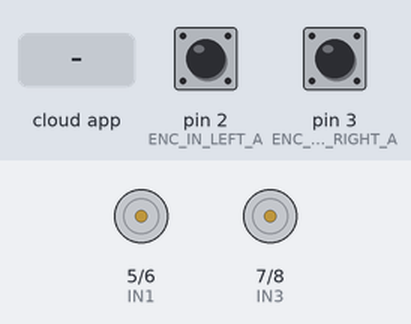
Bench run of a sketch on a simulated Arduino Uno, built with avr-gcc and run on an emulated ATmega328P. Parts: motor-driver pin pairs drawn as motors (green arrow = first pin HIGH = forward, orange = second pin HIGH = backward, longer = more drive, scaled by the enable pin). Inputs (shaded band) come from the test bench; at power-on: pin 2 (ENC_IN_LEFT_A) HIGH, pin 3 (ENC_IN_RIGHT_A) HIGH. The ROS host is connected and sends only what is stated.

Above: at 1.2 s.
1.3 s: the phone or cloud app sets linear.x to -100
At 1.8 s:
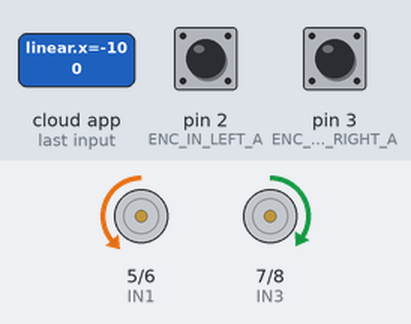
2.8 s: the phone or cloud app sets angular.z to -100
At 4.0 s:
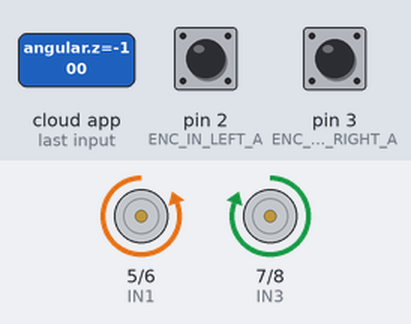
4.3 s: the phone or cloud app sets linear.x to 0
At 5.2 s:
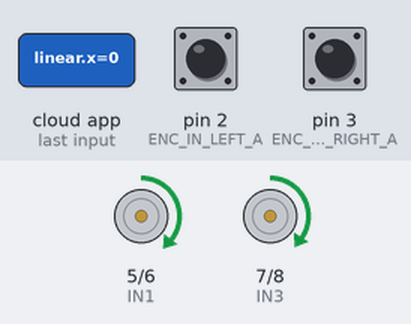
5.8 s: the phone or cloud app sets angular.z to 100
At 6.3 s:
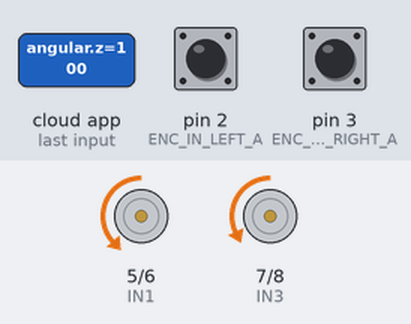
7.3 s: the phone or cloud app sets linear.x to 100
At 8.5 s:
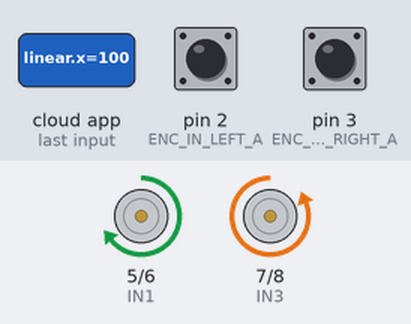
8.8 s: the phone or cloud app sets angular.z to 0
At 9.9 s:
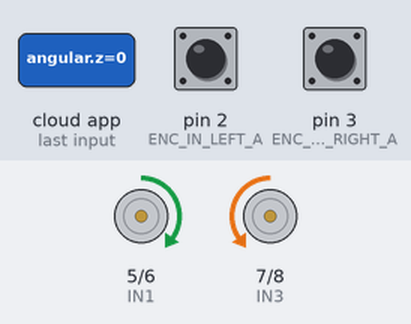
Timing chart, 0 to 11.3 s (numbered marks = the images above; inputs shaded):
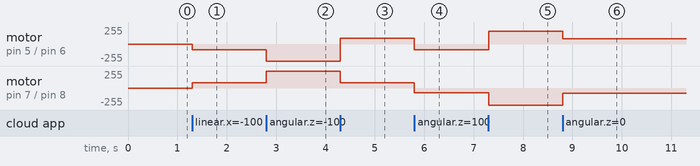

Measured:
- after the input at 1.3 s, motor on pin 5 (IN1) / pin 6 (IN2): stopped → backward 85/255 at once; motor on pin 7 (IN3) / pin 8 (IN4): stopped → forward 77/255 at once
- after the input at 2.8 s, motor on pin 5 (IN1) / pin 6 (IN2): backward 85/255 → backward 255/255 at once; motor on pin 7 (IN3) / pin 8 (IN4): forward 77/255 → forward 255/255 at once
- after the input at 4.3 s, motor on pin 5 (IN1) / pin 6 (IN2): backward 255/255 → forward 83/255 at once; motor on pin 7 (IN3) / pin 8 (IN4): forward 255/255 → forward 79/255 at once
- after the input at 5.8 s, motor on pin 5 (IN1) / pin 6 (IN2): forward 83/255 → backward 88/255 at once; motor on pin 7 (IN3) / pin 8 (IN4): forward 79/255 → backward 70/255 at once
- after the input at 7.3 s, motor on pin 5 (IN1) / pin 6 (IN2): backward 88/255 → forward 193/255 at once; motor on pin 7 (IN3) / pin 8 (IN4): backward 70/255 → backward 255/255 at once
- after the input at 8.8 s, motor on pin 5 (IN1) / pin 6 (IN2): forward 193/255 → forward 80/255 at once; motor on pin 7 (IN3) / pin 8 (IN4): backward 255/255 → backward 80/255 at once

The sketch:

OOP_navigation.ino
```cpp
#include "motor_control.h"
#include <Arduino.h>
#include <util/atomic.h>

#define ENC_IN_LEFT_A 2
#define ENC_IN_RIGHT_A 3
#define ENC_IN_LEFT_B 4
#define ENC_IN_RIGHT_B 11

#define WHEEL_DIAMETER 0.067 //unit:m
#define WHEEL_BASE 0.212
#define LEFT_TICKS_PER_REVOLUTION 1700 //tick publish in 1 cycle
#define RIGHT_TICKS_PER_REVOLUTION 1800 //tick publish in 1 cycle

#define TURN_LEFT_LWHEEL_COMPENSATION 8
#define TURN_LEFT_RWHEEL_COMPENSATION 10
#define TURN_RIGHT_LWHEEL_COMPENSATION 3
#define TURN_RIGHT_RWHEEL_COMPENSATION 1
#define BACK_LWHEEL_COMPENSATION 5
#define BACK_RWHEEL_COMPENSATION 3
#define STRAIGHT_LWHEEL_COMPENSATION 5
#define STRAIGHT_RWHEEL_COMPENSATION 3

ros::NodeHandle nh;
geometry_msgs::Twist cmd;

namespace navigation {
  ros::Publisher rightPub("right_ticks", &right_wheel_tick_count);
  ros::Publisher leftPub("left_ticks", &left_wheel_tick_count);
  std_msgs::Int32 right_wheel_tick_count;
  std_msgs::Int32 left_wheel_tick_count;

  boolean Direction_left = true;
  boolean Direction_right = true;
  const int encoder_minimum = -2147483648;
  const int encoder_maximum = 2147483647;
  volatile int left_posi = 0;
  volatile int right_posi = 0;

  MotorControl::MotorControl(
    const int enA_,
    const int enB_,
    const int in1_,
    const int in2_,
    const int in3_,
    const int in4_,
    const int interval_,
    long previousMillis_,
    long currentMillis_,
    int left_pos_,
    int right_pos_,
    float target_,
    float kp_left_,
    float ki_left_,
    float kd_left_,
    float kp_right_,
    float ki_right_,
    float kd_right_,
    float ang_kp_left_,
    float ang_ki_left_,
    float ang_kd_left_,
    float ang_kp_right_,
    float ang_ki_right_,
    float ang_kd_right_)
    : enA(enA_), enB(enB_), in1(in1_), in2(in2_), in3(in3_), in4(in4_), interval(interval_),
      previousMillis(previousMillis_), currentMillis(currentMillis_),
      left_pos(left_pos_), right_pos(right_pos_), target(target_),
      kp_left(kp_left_), ki_left(ki_left_), kd_left(kd_left_),
      kp_right(kp_right_), ki_right(ki_right_), kd_right(kd_right_),
      ang_kp_left(ang_kp_left_), ang_ki_left(ang_ki_left_), ang_kd_left(ang_kd_left_),
      ang_kp_right(ang_kp_right_), ang_ki_right(ang_ki_right_), ang_kd_right(ang_kd_right_) {}

  void MotorControl::left_wheel_tick() {
    int val = digitalRead(ENC_IN_LEFT_B);
    ATOMIC_BLOCK(ATOMIC_RESTORESTATE) {
      if (val > 0) {
        left_posi++;
      } else {
        left_posi--;
      }
    }
    if (val == LOW) {
      Direction_left = true;
    } else {
      Direction_left = false;
    }

    if (Direction_left) {
      if (left_wheel_tick_count.data == encoder_maximum) {
        left_wheel_tick_count.data = encoder_minimum;
      } else {
        ATOMIC_BLOCK(ATOMIC_RESTORESTATE) {
          left_wheel_tick_count.data++;
        }
      }
    } else {
      if (left_wheel_tick_count.data == encoder_minimum) {
        left_wheel_tick_count.data = encoder_maximum;
      } else {
        ATOMIC_BLOCK(ATOMIC_RESTORESTATE) {
          left_wheel_tick_count.data--;
        }
      }
    }
  }

  void MotorControl::right_wheel_tick() {
    int val = digitalRead(ENC_IN_RIGHT_B);
    ATOMIC_BLOCK(ATOMIC_RESTORESTATE) {
      if (val > 0) {
        right_posi++;
      } else {
        right_posi--;
      }
    }
    if (val == LOW) {
      Direction_right = false;
    } else {
      Direction_right = true;
    }

    if (Direction_right) {
      if (right_wheel_tick_count.data == encoder_maximum) {
        right_wheel_tick_count.data = encoder_minimum;
      } else {
        ATOMIC_BLOCK(ATOMIC_RESTORESTATE) {
          right_wheel_tick_count.data++;
        }
      }
    } else {
      if (right_wheel_tick_count.data == encoder_minimum) {
        right_wheel_tick_count.data = encoder_maximum;
      } else {
        ATOMIC_BLOCK(ATOMIC_RESTORESTATE) {
          right_wheel_tick_count.data--;
        }
      }
    }
  }

  float MotorControl::leftSpeed() {
    static long previousTime = 0;
    unsigned long currentTime = millis();
    unsigned long deltaTime = currentTime - previousTime;
    ATOMIC_BLOCK(ATOMIC_RESTORESTATE) {
      left_pos = left_posi;
    }
    float left_speed = (left_pos / LEFT_TICKS_PER_REVOLUTION) * PI * WHEEL_DIAMETER / ((float) deltaTime * 1000);
    previousTime = currentTime;
    return left_speed;
  }

  float MotorControl::rightSpeed() {
    static long previousTime = 0;
    unsigned long currentTime = millis();
    unsigned long deltaTime = currentTime - previousTime;
    ATOMIC_BLOCK(ATOMIC_RESTORESTATE) {
      right_pos = right_posi;
    }
    float right_speed = (right_pos / RIGHT_TICKS_PER_REVOLUTION) * PI * WHEEL_DIAMETER / ((float) deltaTime * 1000);
    previousTime = currentTime;
    return right_speed;
  }

  void MotorControl::teleop(int an1, int an2, int an3, int an4) {
    digitalWrite(in1, an1);
    digitalWrite(in2, an2);
    digitalWrite(in3, an3);
    digitalWrite(in4, an4);
  }

  void MotorControl::sub_pwm_values(const geometry_msgs::Twist& cmdVel) {
    cmd = cmdVel;
  }

  void MotorControl::calc_pwm_values(){
    left_velocity = cmd.linear.x - (cmd.angular.z * WHEEL_BASE / 2.0);
    right_velocity = cmd.linear.x + (cmd.angular.z * WHEEL_BASE / 2.0);

    if (cmd.angular.z > 0) { // left
      right_out = (150 * right_velocity + (right_velocity - left_velocity) * 130) + (pwr_right - STRAIGHT_RWHEEL_COMPENSATION + ang_pwr_left - TURN_LEFT_RWHEEL_COMPENSATION) / 2;
      left_out = (150 * left_velocity - (right_velocity - left_velocity) * 130) + (pwr_left + STRAIGHT_LWHEEL_COMPENSATION + ang_pwr_right + TURN_LEFT_LWHEEL_COMPENSATION) / 2;
      back_left_out = (150 * left_velocity + (right_velocity - left_velocity) * 130) + (pwr_left + BACK_LWHEEL_COMPENSATION + ang_pwr_left + TURN_LEFT_LWHEEL_COMPENSATION) / 2;
      back_right_out = (150 * right_velocity - (right_velocity - left_velocity) * 130) + (pwr_right - BACK_RWHEEL_COMPENSATION + ang_pwr_right - TURN_LEFT_RWHEEL_COMPENSATION) / 2;

      if (cmd.linear.x > 0) { // straight and left
        analogWrite(9, left_out);
        analogWrite(10, right_out);
      } else if (cmd.linear.x < 0) { // back and left
        analogWrite(9, back_left_out);
        analogWrite(10, back_right_out);
      } else {
        analogWrite(9, pwr_left + TURN_LEFT_LWHEEL_COMPENSATION); // turn left stay in the same place
        analogWrite(10, pwr_right - TURN_LEFT_RWHEEL_COMPENSATION);
      }
    } else if (cmd.angular.z < 0) { // right
      right_out = (150 * right_velocity - (left_velocity - right_velocity) * 130) + (pwr_right - STRAIGHT_RWHEEL_COMPENSATION + ang_pwr_left - TURN_RIGHT_RWHEEL_COMPENSATION) / 2;
      left_out = (150 * left_velocity + (left_velocity - right_velocity) * 130) + (pwr_left + STRAIGHT_LWHEEL_COMPENSATION + ang_pwr_right + TURN_RIGHT_LWHEEL_COMPENSATION) / 2;
      back_left_out = (150 * left_velocity - (left_velocity - right_velocity) * 130) + (pwr_left + BACK_LWHEEL_COMPENSATION + ang_pwr_left + TURN_RIGHT_LWHEEL_COMPENSATION) / 2;
      back_right_out = (150 * right_velocity + (left_velocity - right_velocity) * 130) + (pwr_right - BACK_RWHEEL_COMPENSATION + ang_pwr_right - TURN_RIGHT_RWHEEL_COMPENSATION) / 2;
      if (cmd.linear.x > 0) { // straight and right
        analogWrite(9, left_out);
        analogWrite(10, right_out);
      } else if (cmd.linear.x < 0) { // back and right
        analogWrite(9, back_left_out);
        analogWrite(10, back_right_out);
      } else {
        analogWrite(9, pwr_left + TURN_RIGHT_LWHEEL_COMPENSATION); // turn right stay in the same place
        analogWrite(10, pwr_right - TURN_RIGHT_RWHEEL_COMPENSATION);
      }
    } else {
      if (cmd.linear.x > 0) { // straight
        analogWrite(9, pwr_left);
        analogWrite(10, pwr_right);
      } else if (cmd.linear.x < 0) { // back
        analogWrite(9, pwr_left + BACK_LWHEEL_COMPENSATION);
        analogWrite(10, pwr_right - BACK_RWHEEL_COMPENSATION);
      } else {
        analogWrite(9,0);// stop robot
        analogWrite(10,0);
      }
    }
  }

  void MotorControl::updateVelocity() {
    long prevT = 0;
    long currT = millis();
    float deltaT = ((float)(currT - prevT)) * 1000;
    prevT = currT;

    left_e = target - leftSpeed();
    right_e = target - rightSpeed();

    left_debt = (left_e - left_eprev) / deltaT;
    right_debt = (right_e - right_eprev) / deltaT;

    left_eintegral = left_eintegral + left_e * deltaT;
    right_eintegral = right_eintegral + right_e * deltaT;

    float u_left = kp_left * left_e + kd_left * left_debt + ki_left * left_eintegral;
    float u_right = kp_right * right_e + kd_right * right_debt + ki_right * right_eintegral;

    float ang_u_left = ang_kp_left * left_e + ang_kd_left * left_debt + ang_ki_left * left_eintegral;
    float ang_u_right = ang_kp_right * right_e + ang_kd_right * right_debt + ang_ki_right * right_eintegral;

    left_eprev = left_e;
    right_eprev = right_e;

    pwr_left = fabs(u_left);
    pwr_right = fabs(u_right);
    ang_pwr_left = fabs(ang_u_left);
    ang_pwr_right = fabs(ang_u_right);

    pwr_left = constrain(pwr_left, 80, 255);
    pwr_right = constrain(pwr_right, 80, 255);
    ang_pwr_left = constrain(ang_pwr_left, 80, 255);
    ang_pwr_right = constrain(ang_pwr_right, 80, 255);
  }

  void MotorControl::set_pwm_values() {
    if (cmd.angular.z > 0) { // left
      if (cmd.linear.x > 0) { // straight and left
        teleop(1, 0, 0, 1);
      } else if (cmd.linear.x < 0) { // back and left
        teleop(0, 1, 1, 0);
      } else {
        teleop(0, 1, 0, 1); // turn left stay in the same place
      }
    } else if (cmd.angular.z < 0) { // right
      if (cmd.linear.x > 0) { // straight and right
        teleop(1, 0, 0, 1);
      } else if (cmd.linear.x < 0) { // back and left
        teleop(0, 1, 1, 0);
      } else {
        teleop(1, 0, 1, 0); // turn right stay in the same place
      }
    } else { // cmd.angular.z == 0
      if (cmd.linear.x > 0) { // straight
        teleop(1, 0, 0, 1);
      } else if (cmd.linear.x < 0) { // back
        teleop(0, 1, 1, 0);
      } else {
        teleop(0, 0, 0, 0); // stop
      }
    }
  }
  ros::Subscriber<geometry_msgs::Twist>subCmdVel("cmd_vel",MotorControl::sub_pwm_values);
  MotorControl::~MotorControl() {}
}

navigation::MotorControl motorController;

void setup() {
  pinMode(ENC_IN_LEFT_A, INPUT_PULLUP);
  pinMode(ENC_IN_LEFT_B, INPUT);
  pinMode(ENC_IN_RIGHT_A, INPUT_PULLUP);
  pinMode(ENC_IN_RIGHT_B, INPUT);

  pinMode(10, OUTPUT); // ENB
  pinMode(8, OUTPUT);  // IN4
  pinMode(7, OUTPUT);  // IN3
  pinMode(6, OUTPUT);  // IN2
  pinMode(5, OUTPUT);  // IN1
  pinMode(9, OUTPUT);  // ENA

  attachInterrupt(digitalPinToInterrupt(ENC_IN_LEFT_A), navigation::MotorControl::left_wheel_tick, RISING);
  attachInterrupt(digitalPinToInterrupt(ENC_IN_RIGHT_A), navigation::MotorControl::right_wheel_tick, RISING);

  nh.getHardware()->setBaud(57600);
  nh.initNode();
  nh.advertise(navigation::rightPub);
  nh.advertise(navigation::leftPub);
  nh.subscribe(navigation::subCmdVel);
}

void loop() {
  nh.spinOnce();
  motorController.updateVelocity();
  motorController.calc_pwm_values();
  motorController.set_pwm_values();
  motorController.leftSpeed();
  motorController.rightSpeed();

  if (millis() - motorController.previousMillis > motorController.interval) {
    motorController.previousMillis = millis();
    navigation::leftPub.publish(&navigation::left_wheel_tick_count);
    navigation::rightPub.publish(&navigation::right_wheel_tick_count);
  }

}
```

motor_control.h
```cpp
#ifndef MOTOR_CONTROL_H
#define MOTOR_CONTROL_H

#include <ros.h>
#include <std_msgs/Int32.h>
#include <geometry_msgs/Twist.h>

namespace navigation {

  extern std_msgs::Int32 right_wheel_tick_count;
  extern std_msgs::Int32 left_wheel_tick_count;
  extern boolean Direction_left;
  extern boolean Direction_right;
  extern const int encoder_minimum;
  extern const int encoder_maximum;
  extern volatile int left_posi;
  extern volatile int right_posi;

  class MotorControl {
    private:
      const int enA;
      const int enB;
      const int in1;
      const int in2;
      const int in3;
      const int in4;
      float left_out;
      float right_out;
      float back_left_out;
      float back_right_out;
      double left_velocity;
      double right_velocity;
      int left_pos;
      int right_pos;
      float target;
      float left_debt;
      float right_debt;
      float left_eprev;
      float right_eprev;
      float left_eintegral;
      float right_eintegral;
      int left_e;
      int right_e;
      float kp_left;
      float ki_left;
      float kd_left;
      float kp_right;
      float ki_right;
      float kd_right;
      float ang_kp_left;
      float ang_ki_left;
      float ang_kd_left;
      float ang_kp_right;
      float ang_ki_right;
      float ang_kd_right;


    public:
      float pwr_left;
      float pwr_right;
      float ang_pwr_left;
      float ang_pwr_right;
      const int interval;
      long previousMillis;
      long currentMillis;

      MotorControl(
        const int enA_ = 9,
        const int enB_ = 10,
        const int in1_ = 5,
        const int in2_ = 6,
        const int in3_ = 7,
        const int in4_ = 8,
        const int interval_ = 30,
        long previousMillis_ = 0,
        long currentMillis_ = 0,
        int left_pos_ = 0,
        int right_pos_ = 0,
        float target_ = 0.075,
        float kp_left_ = 0.2,
        float ki_left_ = 0.000000000001,
        float kd_left_ = 0.2,
        float kp_right_ = 0.1,
        float ki_right_ = 0.000000000001,
        float kd_right_ = 0.22,
        float ang_kp_left_ = 0.17,
        float ang_ki_left_ = 0.0000000000004,
        float ang_kd_left_ = 0.5,
        float ang_kp_right_ = 0.05,
        float ang_ki_right_ = 0.00000000000005,
        float ang_kd_right_ = 0.08);

      ~MotorControl();

      float leftSpeed();
      float rightSpeed();
      void teleop(int an1, int an2, int an3, int an4);
      static void sub_pwm_values(const geometry_msgs::Twist& cmdVel);
      void calc_pwm_values();
      void set_pwm_values();
      void updateVelocity();
      static void left_wheel_tick();
      static void right_wheel_tick();
  };

}

#endif
```
